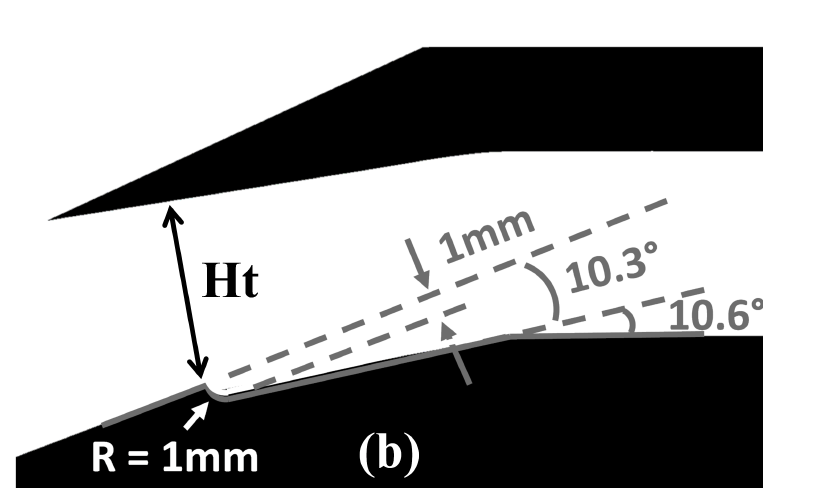
#> input picture data/florida_notch.png, 814 x 502 px, found by its file name
$ python recreate_step.py
#> lines starting #> are read from the running program, lines starting #| are printed output that depends on the picture
import numpy as np
import matplotlib.pyplot as plt
from scipy.integrate import cumulative_trapezoid
from scipy.optimize import least_squares

from scipy.optimize import minimize_scalar

from matplotlib.offsetbox import AnnotationBbox, OffsetImage

"""
Compare two reconstruction methods for the intake curve:
1. Constrained polynomial fit
2. Smooth θ(s)-based isentropic-style curve

points are digitised from image.
we know for certain:
y0 = 0
θ0 = 6.7 degrees
θ1 = 20.8 degrees
L we'll assume is 155

isolator length 90
cowl and facet angle 9 degs
cowl lip (140.4, 50)

"""


# ============================================================
#  Digitised data
L = 155
theta0 = np.radians(6.7)
theta1 = np.radians(20.8)
intake_LE_x = -75.7


# ----------------------------------------------------------------------
# Improved θ(s) with 3 controllable modes
# ----------------------------------------------------------------------


# smooth endpoint basis functions (zero & zero-derivative at s=0,1)
def C1(s): return s**2 * (1 - s)**2
def C2(s): return s**3 * (1 - s)**2
def C3(s): return s**2 * (1 - s)**3

def theta_full(s, params):
    a, b, c = params
    H = 3*s**2 - 2*s**3
    return theta0 + (theta1 - theta0)*H + a*C1(s) + b*C2(s) + c*C3(s)

def generate_curve_params(params, N=2000):
    x = np.linspace(0, L, N)
    s = x / L
    dydx = np.tan(theta_full(s, params))
    y = cumulative_trapezoid(dydx, x, initial=0.0)
    return x, y


a_opt, b_opt, c_opt = -0.4869003331181572, 1.4903021210056506, -1.8097491346735368
x_iso, y_iso = generate_curve_params((a_opt, b_opt, c_opt))
curve_end = (x_iso[-1], y_iso[-1])


# -----------------------------------------------------------------------
# Improved θ(s) with 3 controllable modes
# ----------------------------------------------------------------------

m1 = np.tan(np.radians(9.0))
m2 = np.tan(np.radians(10.6))
m3 = np.tan(np.radians(20.8))


# cowl end
cowl_lip = (140.4, 50.0)
cowl_end_x = 179.5
cowl_end_y = cowl_lip[1] + m1 * (cowl_end_x - cowl_lip[0])
cowl_end = (cowl_end_x, cowl_end_y)


# facet
ramp_1_end = 183
ramp_1_L = ramp_1_end - x_iso[-1]
ramp_1_x = curve_end[0] + ramp_1_L
ramp_1_y = curve_end[1] + m2 * (ramp_1_x - curve_end[0])
ramp_1 = (ramp_1_x, ramp_1_y)


# lower isolator
ramp_2_x = ramp_1_x + 90
ramp_2_y = ramp_1_y
ramp_2 = (ramp_2_x, ramp_2_y)


# upper isolator
upper_wall_x = cowl_end_x + 90
upper_wall_y = cowl_end_y
upper_wall = (upper_wall_x, upper_wall_y)


background_path = r"G:\work\OpenSBLIEnvnew\Charlie_apps\6_Florida_State_Intake\3_Grid_Gen\florida_notch.png"
img = plt.imread(background_path)
#> img is the input picture: shape (502, 814, 4) float32; mean R, G, B, A 0.637, 0.637, 0.637, 1

fig, ax = plt.subplots(figsize=(12, 6))

image_x0 = 135    # left boundary of PNG in your coordinate system
image_x1 = 220      # right boundary of PNG
image_y0 = 30    # bottom of PNG
image_y1 = 68

ax.imshow(
    img,
    extent=[image_x0, image_x1, image_y0, image_y1],
    alpha=0.85
)


# plt.figure(figsize=(12,6))
plt.plot([cowl_lip[0], cowl_end[0]],
         [cowl_lip[1], cowl_end[1]], 'r-x', ms=8, label="Cowl")


plt.plot([curve_end[0], ramp_1[0]],
         [curve_end[1], ramp_1[1]], 'k-x', ms=8, label="Facet")

plt.plot(x_iso, y_iso, label=f"Isentropic θ(s) (eps={1:.3f})", lw=2)

plt.plot([ramp_2[0], ramp_1[0]],
         [ramp_2[1], ramp_1[1]], 'k-o', ms=8, label="Isolator")


plt.plot([upper_wall[0], cowl_end[0]],
         [upper_wall[1], cowl_end[1]], 'k-o', ms=8, label="Upper wall")


# is ramp
l1_x = np.linspace(100, 200, 100)
l1_y = np.tan(np.radians(20.8)) * (l1_x -115) + 38.4
plt.plot(l1_x, l1_y, 'k--', lw=1.5, label='L1')


l2_x = np.linspace(100, 200, 100)
l2_y = np.tan(np.radians(9)) * (l2_x -183) + 40

plt.plot(l2_x, l2_y, 'k--', lw=1.5, label='L2')


plt.xlabel("$x$")
plt.ylabel("$y$")
plt.grid(True)
plt.axis('equal')
plt.legend()
plt.tight_layout()
plt.show()
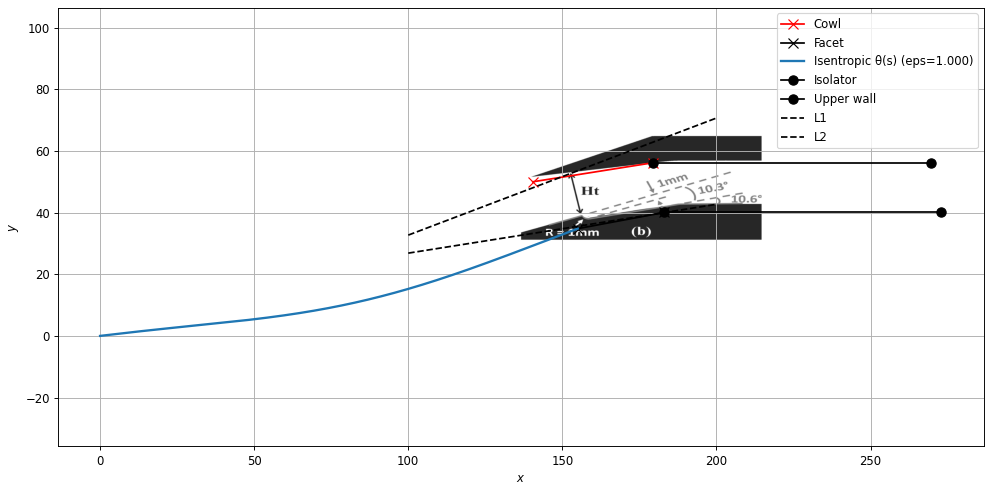
#> figure drawn by matplotlib, 1 panel

$ run again, with data/khobragade.png copied over data/florida_notch.png
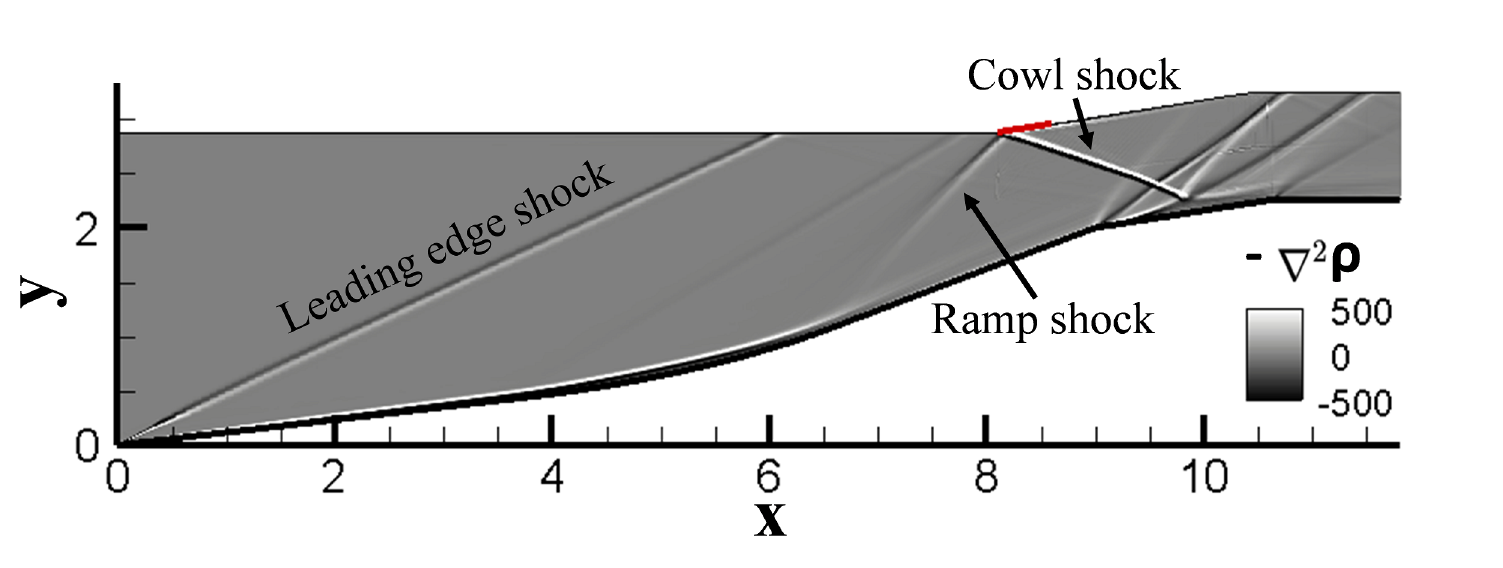
#> input picture data/khobragade.png, 1503 x 568 px, found by its file name
#> img is the input picture: shape (568, 1503, 4) float32; mean R, G, B, A 0.807, 0.806, 0.806, 1
#> `plt.show()`:
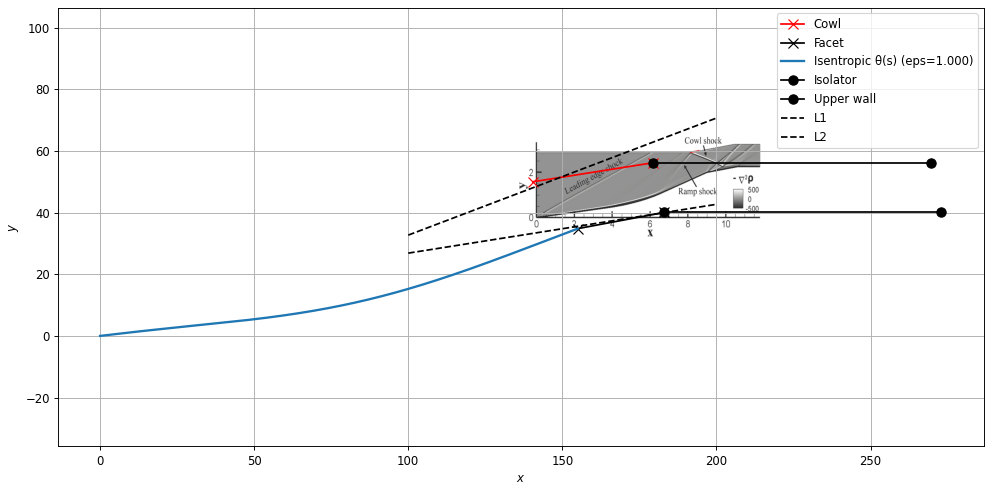
#> figure drawn by matplotlib, 1 panel
